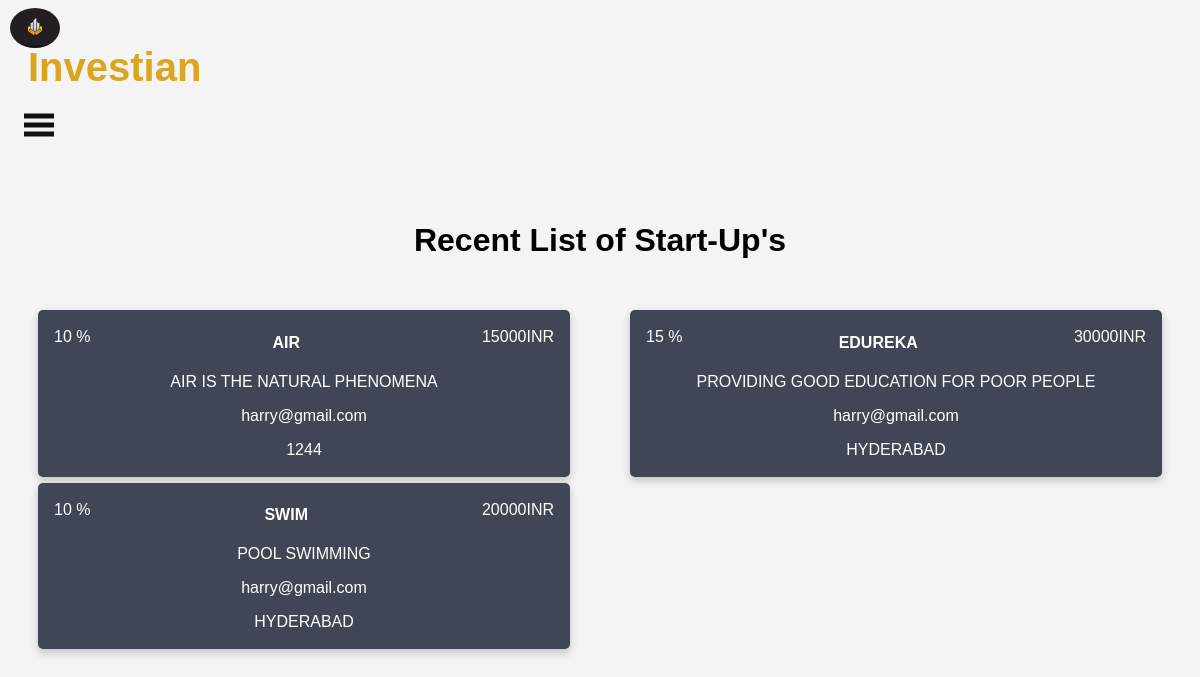
Screenshot of /admindash.php with the database file from the repository.
### tables this page shows
CREATE TABLE `enter` (
  `email` text NOT NULL,
  `startupname` text NOT NULL,
  `abstract` text NOT NULL,
  `share` int(11) NOT NULL,
  `amount` int(11) NOT NULL,
  `goals` text NOT NULL,
  `address` text NOT NULL,
  `stakeholder` text NOT NULL,
  `stakeholderdet` text NOT NULL
);

### functions.php (called while the page is built, shortened)
<?php
    function fetchAll($query){
        $con = new PDO(DBINFO, DBUSER, DBPASS);
        $stmt = $con->query($query);
        return $stmt->fetchAll();
    }
?>

### admindash.php (the view, shortened to what this page needs)
<?php
    include("functions.php");
?>
<html>
	<head>
		<img class="in"src="../iii/images/favicons.png"/>
          <div class="absolute">
          <h1>Investian</h1>
          </div>
	</head>
	<body>
    	<nav style="position:relative; top:-50px;"  class="navbar">
	    <span class="open-slide">
	      <a href="#" onclick="openSlideMenu()">
	        <svg width="30" height="30">
	            <path d="M0,5 30,5" stroke="#111" stroke-width="5"/>
	            <path d="M0,14 30,14" stroke="#111" stroke-width="5"/>
	            <path d="M0,23 30,23" stroke="#111" stroke-width="5"/>
	        </svg>
	      </a>
	    </span>
	  </nav>
	  <br>
	  <br>
      <br>
      <h1 align="center">Recent List of Start-Up's</h1>
      <?php
            $query = "select * from `enter`    ";
            if(count(fetchAll($query))>0){
                foreach(fetchAll($query) as $row){
                    ?>
            <div id="req">
                        <div class="row">
                            <div class="column">
                            <div class="card">
                                <p id="pleft"><?php echo $row['share'] ?> %</p>
                                <p id="ptag"><?php echo $row['amount'] ?>INR</p>
                                <h4><b><?php echo $row['startupname'] ?></b></h4>
                                <p><?php echo $row['abstract'] ?></p>
                                <p><?php echo $row['email'] ?></p>
                                <p><?php echo $row['address'] ?></p>
                            </div>
                            </div>
                        </div>
                    </div>
                <?php
                        }
                    }else{
                        echo "No Previous Records ";
                    }
                ?>
	</body>
</html>

### admindash.php (style rules this page uses)
div.absolute { color: goldenrod; position: relative; font-size: 20px; top:-30px; left:20px; }
img.in { position: relative; border-radius: 100%; height:90px; width: 90px; left:4px; top:0px; }
body { background: url("https://imagekit.io/static/img/newPages/homepage-wave-bg.svg"); font-family:"Arial", Serif; background-color:#f4f4f4; overflow-x:hidden; }
.navbar a { float:left; display:block; color:#f2f2f2; text-align:center; padding:14px 16px; text-decoration:none; font-size:17px; }
.column { float: left; width: 50%; height: 22%; border-radius: 5px; }
.card { box-shadow: 0 4px 8px 0 rgba(0, 0, 0, 0.2); padding: 2px 16px; text-align: center; background-color: #414656; border-radius: 5px; margin: 30px; }
h4 , p { color: white; }
#ptag { float: right; }
#pleft { float: left; }
img.in { display: inline; border-radius:100%; height: 40px; width: 50px; margin-left:-2px ; }

### rows the page displays
enter: share "10", amount "15000", startupname "AIR", abstract "AIR IS THE NATURAL PHENOMENA", email "harry@gmail.com", address "1244"
enter: share "15", amount "30000", startupname "EDUREKA", abstract "PROVIDING GOOD EDUCATION FOR POOR PEOPLE", email "harry@gmail.com", address "HYDERABAD"
enter: share "10", amount "20000", startupname "SWIM", abstract "POOL SWIMMING", email "harry@gmail.com", address "HYDERABAD"
